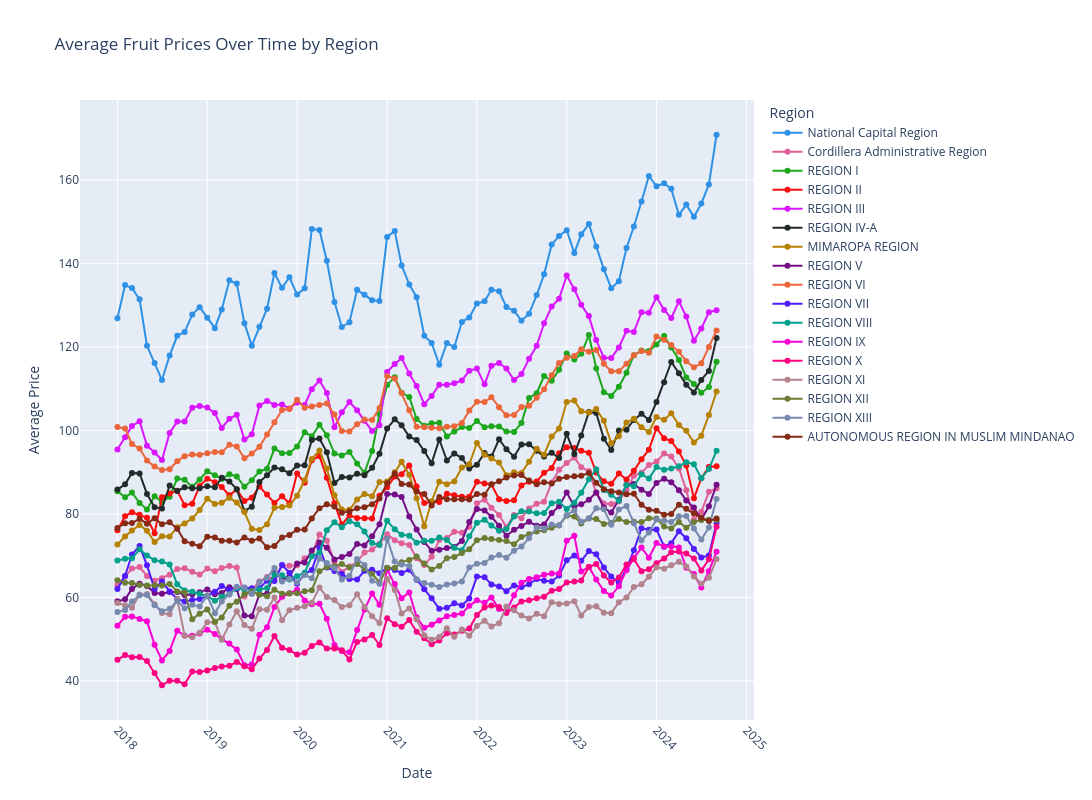

The cell this chart's notebook holds for it:
### Code cell
from plotly.subplots import make_subplots
import plotly.graph_objs as go
import plotly.colors

# Define a color palette with 17 different colors
colors = plotly.colors.qualitative.Dark24[:17]

# Convert 'Year' and 'Month' columns to a datetime column
df_regions['Date'] = pd.to_datetime(df_regions['Year'] + '-' + df_regions['Month'] + '-01')

# Group by 'Region' and 'Date' to calculate the average price for each region over time
avg_price_region_time = df_regions.groupby(['Region', 'Date'])['Price'].mean().reset_index()

# Create a figure with subplots
fig = make_subplots(rows=1, cols=1)

# Iterate through each region and add a trace for the average price trend
for i, region in enumerate(df_regions['Region'].unique()):
    region_data = avg_price_region_time[avg_price_region_time['Region'] == region]
    fig.add_trace(go.Scatter(
        x=region_data['Date'],
        y=region_data['Price'],
        mode='lines+markers',
        name=region,
        line=dict(color=colors[i % len(colors)])
    ))

# Update layout
fig.update_layout(
    title='Average Fruit Prices Over Time by Region',
    xaxis_title='Date',
    yaxis_title='Average Price',
    legend_title='Region',
    xaxis=dict(tickangle=45),
    width=1200,  # Set the width of the figure
    height=800   # Set the height of the figure
)

# Show the plot
fig.show()
